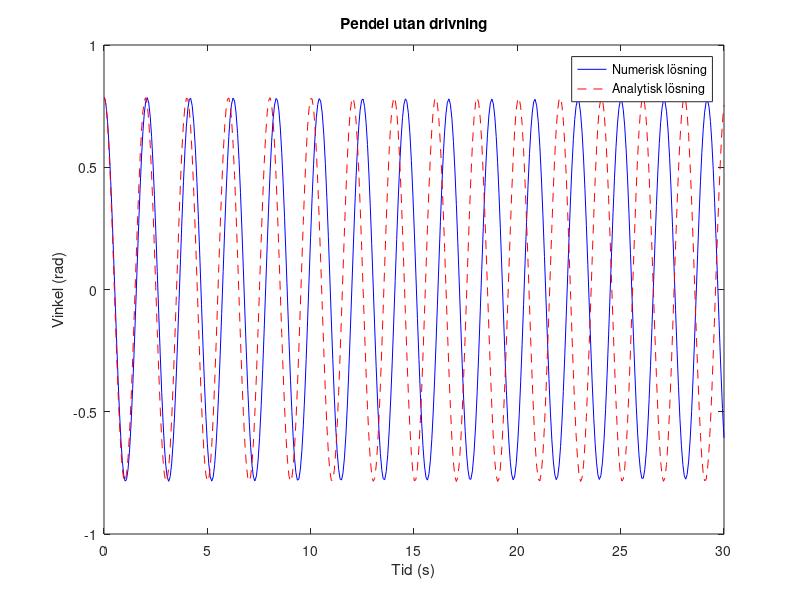

Here is the MATLAB script that generated this plot:
function pendulum_simulation_ode45()
    % Parametrar
    g = 9.81; % Tyngdacceleration (m/s^2)
    l = 1;    % Pendelns längd (m)

    % Differentialekvation för pendeln
    pendulum_equation = @(t, y) [y(2); (-g / l) * sin(y(1))];

    % Initialvärden
    initial_conditions = [pi / 4, 0]; % Startvinkel (45 grader), inledande vinkelhastighet

    % Simuleringsintervall
    tspan = [0, 30]; % [Starttid, Sluttid]

    % Anropa ode45 för att lösa differentialekvationen
    [time, results] = ode45(pendulum_equation, tspan, initial_conditions);

    % Extrahera vinklar från resultaten
    angles = results(:, 1);

    % Analytisk lösning
    analytic_angles = initial_conditions(1) * cos(sqrt(g / l) * time);

    % Plotta resultatet
    figure;
    plot(time, angles, 'b', time, analytic_angles, 'r--');
    xlabel('Tid (s)');
    ylabel('Vinkel (rad)');
    title('Pendel utan drivning');
    legend('Numerisk lösning', 'Analytisk lösning');
end
